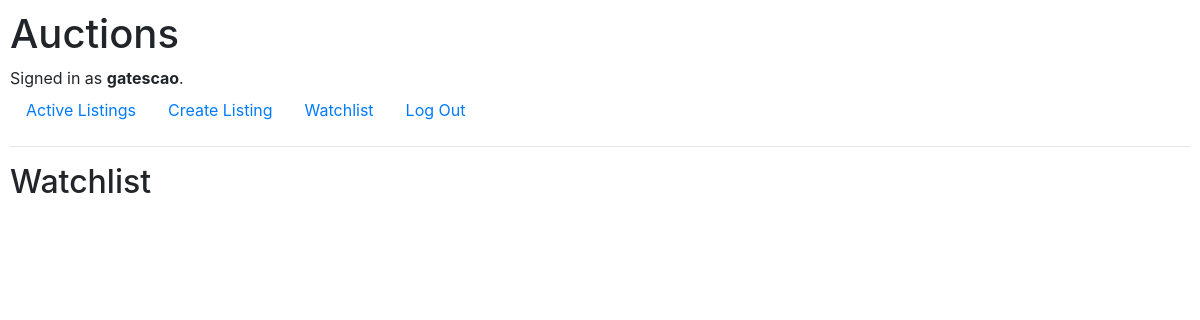
Before: /watch (signed in) with the older database file.
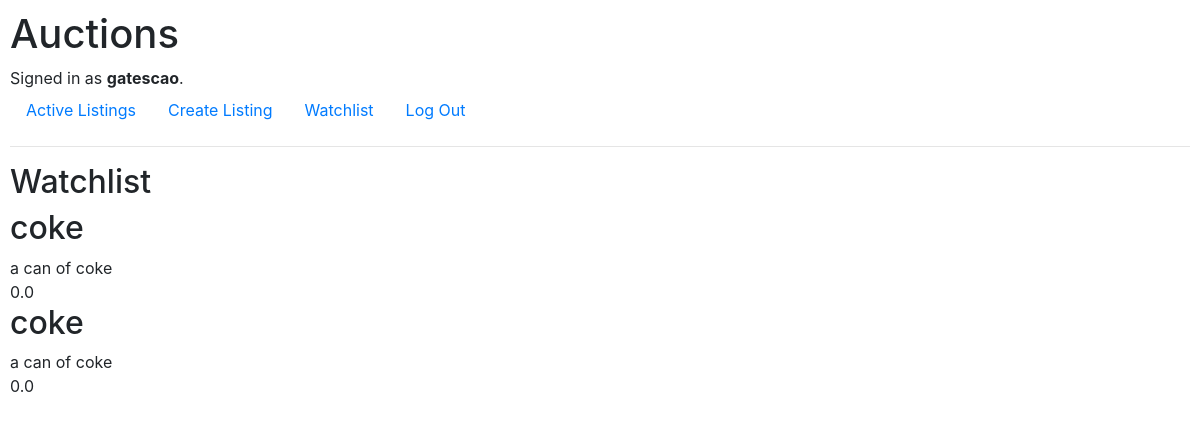
After: the same page with the newer database file.
### auctions/models.py (models this page shows, shortened)
class User(AbstractUser):
    username = models.CharField(max_length=64, unique=True)
    email = models.EmailField(max_length=64, unique=True)
    password = models.CharField(max_length=64)

class Watchlist(models.Model):
    user = models.ForeignKey(User, on_delete=models.CASCADE, related_name="watchlist", default=1)
    listing = models.ForeignKey(Auction, on_delete=models.CASCADE, related_name="watchlist")

class Auction(models.Model):
    title = models.CharField(max_length=64)
    description = models.TextField(blank=True)
    bid = models.FloatField(blank=True, default=0)
    image = models.CharField(max_length=64, blank=True)
    category = models.CharField(max_length=16, blank=True)

### auctions/views.py (the view)
# urls.py: path("watch", views.watch, name="watch")
@login_required(login_url="login")
def watch(request):
    watchlist_items = Watchlist.objects.filter(user=request.user)
    return render(request, "auctions/watch.html", {
        "watchlist_items": watchlist_items
    })

### auctions/templates/auctions/watch.html
{% extends "auctions/layout.html" %}
{% block body %}
<h2>Watchlist</h2>
{% for item in watchlist_items %}
    <h2>{{ item.listing.title }}</h2>
    <div>
        <p2>{{ item.listing.description }}</p2>
    </div>
    <div>
        <p2>{{ item.listing.bid }}</p2>
    </div>
{% endfor %}
{% endblock %}

### auctions/templates/auctions/layout.html (shortened to what this page needs)
{% load static %}
<!DOCTYPE html>
<html lang="en">
    <head>
        <link rel="stylesheet" href="https://stackpath.bootstrapcdn.com/bootstrap/4.4.1/css/bootstrap.min.css">
        <link href="{% static 'auctions/styles.css' %}" rel="stylesheet">
    </head>
    <body>
        <h1>Auctions</h1>
        <div>
            {% if user.is_authenticated %}
                Signed in as <strong>{{ user.username }}</strong>.
            {% else %}
                Not signed in.
            {% endif %}
        </div>
        <ul class="nav">
            <li class="nav-item">
                <a class="nav-link" href="{% url 'index' %}">Active Listings</a>
            </li>
            {% if user.is_authenticated %}
                <li class="nav-item">
                    <a class="nav-link" href="{% url 'create' %}">Create Listing</a>
                </li>
                <li class="nav-item">
                    <a class="nav-link" href="{% url 'watch' %}">Watchlist</a>
                </li>
                <li class="nav-item">
                    <a class="nav-link" href="{% url 'logout' %}">Log Out</a>
                </li>
            {% endif %}
        </ul>
        <hr>
        {% block body %}
        {% endblock %}
    </body>
</html>

### auctions/static/auctions/styles.css (style rules this page uses)
body { padding: 10px; }

Changed rows visible on the page:
added Watchlist: listing "coke", listing.description "a can of coke", listing.bid "0.0"
added Watchlist: listing "coke", listing.description "a can of coke", listing.bid "0.0"
